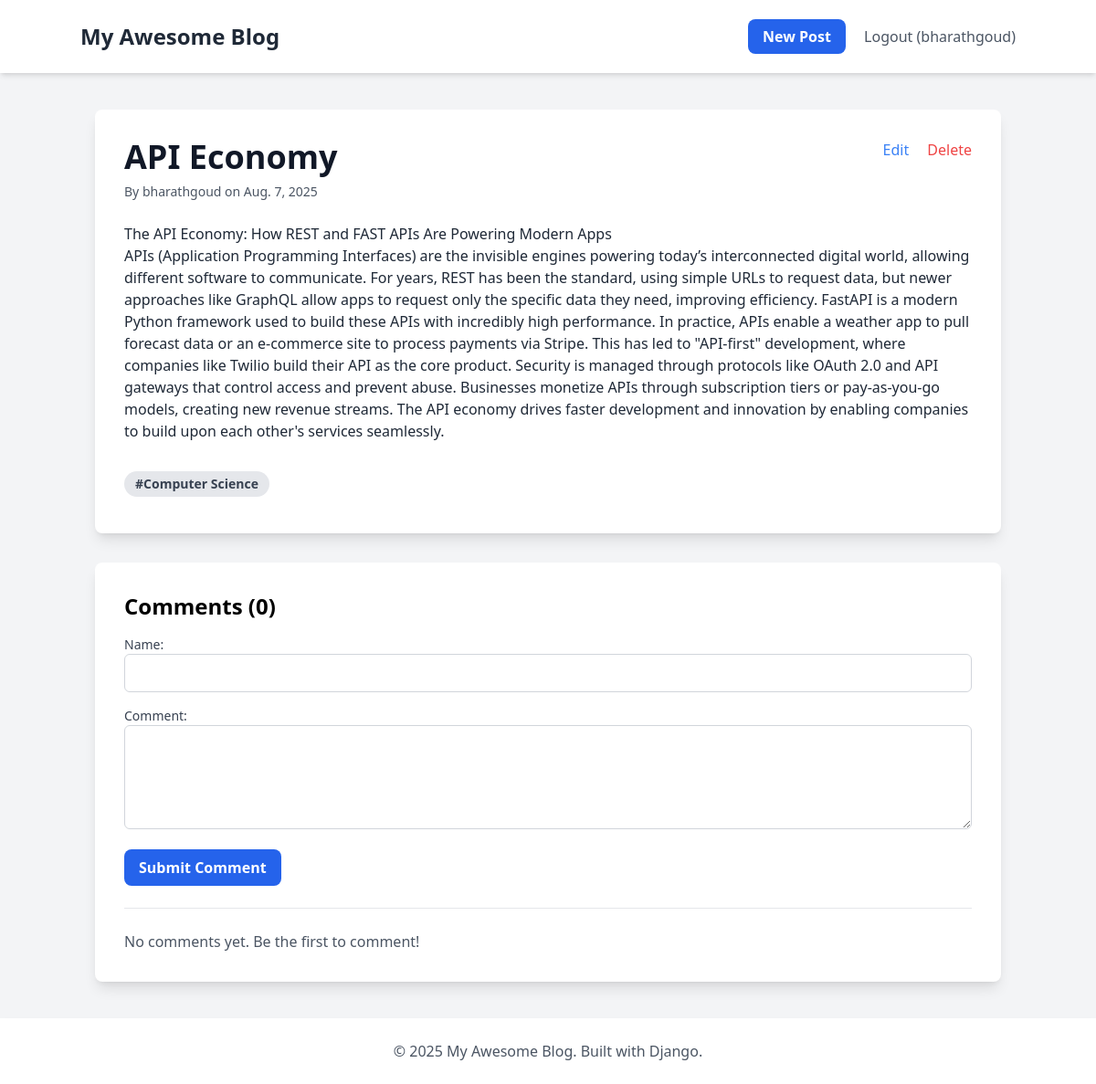
Page /post/11/ (signed in) on the committed database.
### blog/models.py (models this page shows, shortened)
class Post(models.Model):
    title = models.CharField(max_length=255)
    content = models.TextField()
    author = models.ForeignKey(User, on_delete=models.CASCADE)
    created_on = models.DateTimeField(auto_now_add=True)
    last_modified = models.DateTimeField(auto_now=True)
    categories = models.ManyToManyField(Category, related_name='posts')

class Category(models.Model):
    name = models.CharField(max_length=100)

### blog/views.py (the view)
# urls.py: path('post/<int:pk>/', views.post_detail, name='post_detail'),
def post_detail(request, pk):
    post = get_object_or_404(Post, pk=pk)
    comments = post.comments.all().order_by('-created_on')
    if request.method == 'POST':
        comment_form = CommentForm(request.POST)
        if comment_form.is_valid():
            new_comment = comment_form.save(commit=False)
            new_comment.post = post
            new_comment.save()
            return redirect('post_detail', pk=post.pk)
    else:
        comment_form = CommentForm()
    context = {'post': post, 'comments': comments, 'comment_form': comment_form}
    return render(request, 'blog/post_detail.html', context)

### blog/forms.py
class CommentForm(forms.ModelForm):
    class Meta:
        model = Comment
        fields = ['author', 'body']
        widgets = {
            'author': forms.TextInput(attrs={'class': 'w-full p-2 border border-gray-300 rounded-md'}),
            'body': forms.Textarea(attrs={'class': 'w-full p-2 border border-gray-300 rounded-md', 'rows': 4}),
        }

### blog/templates/blog/post_detail.html (shortened to what this page needs)
{% extends "blog/base.html" %}
{% block content %}
<div class="bg-white p-8 rounded-lg shadow-lg">
    <div class="flex justify-between items-start">
        <div>
            <h1 class="text-4xl font-bold mb-2 text-gray-900">{{ post.title }}</h1>
            <p class="text-gray-600 text-sm mb-6">
                By {{ post.author.username }} on {{ post.created_on.date }}
            </p>
        </div>
        {% if user.is_authenticated and user == post.author %}
        <div class="flex-shrink-0 ml-4">
            <a href="{% url 'post_update' post.pk %}" class="text-blue-500 hover:underline mr-4">Edit</a>
            <a href="{% url 'post_delete' post.pk %}" class="text-red-500 hover:underline">Delete</a>
        </div>
        {% endif %}
    </div>
    <div class="prose max-w-none text-gray-800 mb-8">
        {{ post.content|linebreaks }}
    </div>
     <div>
        {% for category in post.categories.all %}
            <a href="{% url 'posts_by_category' category.name %}" class="inline-block bg-gray-200 rounded-full px-3 py-1 text-sm font-semibold text-gray-700 mr-2 mb-2 hover:bg-gray-300">#{{ category.name }}</a>
        {% endfor %}
    </div>
</div>
<div class="bg-white p-8 rounded-lg shadow-lg mt-8">
    <h3 class="text-2xl font-bold mb-4">Comments ({{ comments.count }})</h3>
    <form method="post" class="space-y-4">
        <div>
            <label for="{{ comment_form.author.id_for_label }}" class="block text-sm font-medium text-gray-700">Name:</label>
            {{ comment_form.author }}
        </div>
        <div>
            <label for="{{ comment_form.body.id_for_label }}" class="block text-sm font-medium text-gray-700">Comment:</label>
            {{ comment_form.body }}
        </div>
        <button type="submit" class="bg-blue-600 text-white font-bold py-2 px-4 rounded-lg hover:bg-blue-700 transition-colors">
            Submit Comment
        </button>
    </form>
    <hr class="my-6">
    <div class="space-y-4">
        {% for comment in comments %}
        <div class="bg-gray-50 p-4 rounded-lg border border-gray-200">
            <p class="font-semibold text-gray-800">{{ comment.author }} <span class="text-gray-500 text-sm font-normal">- {{ comment.created_on.date }}</span></p>
            <p class="text-gray-700 mt-1">{{ comment.body|linebreaks }}</p>
        </div>
        {% empty %}
        <p class="text-gray-600">No comments yet. Be the first to comment!</p>
        {% endfor %}
    </div>
</div>
{% endblock content %}

### blog/templates/blog/base.html (shortened to what this page needs)
<!DOCTYPE html>
<html lang="en">
<head>
    <script src="https://cdn.tailwindcss.com"></script>
</head>
<body class="bg-gray-100 font-sans leading-normal tracking-normal">
    <nav class="bg-white p-6 shadow-md">
        <div class="container mx-auto flex justify-between items-center">
            <a href="{% url 'post_list' %}" class="text-2xl font-bold text-gray-800">My Awesome Blog</a>
            <div>
                {% if user.is_authenticated %}
                    <a href="{% url 'post_create' %}" class="bg-blue-600 text-white font-bold py-2 px-4 rounded-lg hover:bg-blue-700 transition-colors mr-4">New Post</a>
                    <a href="{% url 'logout' %}" class="text-gray-600 hover:text-gray-800">Logout ({{ user.username }})</a>
                {% else %}
                    <a href="{% url 'login' %}" class="text-gray-600 hover:text-gray-800">Login</a>
                {% endif %}
            </div>
        </div>
    </nav>
    <div class="container mx-auto mt-10 px-4">
        {% block content %}
        {% endblock content %}
    </div>
    <footer class="bg-white p-6 mt-10 shadow-md">
        <div class="container mx-auto text-center text-gray-600">
            <p>&copy; 2025 My Awesome Blog. Built with Django.</p>
        </div>
    </footer>
</body>
</html>

### rows in the picture
Post: title "API Economy", author.username "bharathgoud", created_on "Aug. 7, 2025", content "The API Economy: How REST and FAST APIs Are Powering Modern Apps APIs (Application Programming Interfaces) are the invisible engines powering today’s interconnected digital world, allowing different software to communicate. For years, REST has been the standard, using simple URLs to request data, but newer approaches like GraphQL allow apps to request only the specific data they need, improving efficiency. FastAPI is a modern Python framework used to build these APIs with incredibly high performance. In practice, APIs enable a weather app to pull forecast data or an e-commerce site to process payments via Stripe. This has led to \"API-first\" development, where companies like Twilio build…"
Category: name "Computer Science"

### other values in the picture
{{ user.username }} "bharathgoud"
{{ comments.count }} "0"
